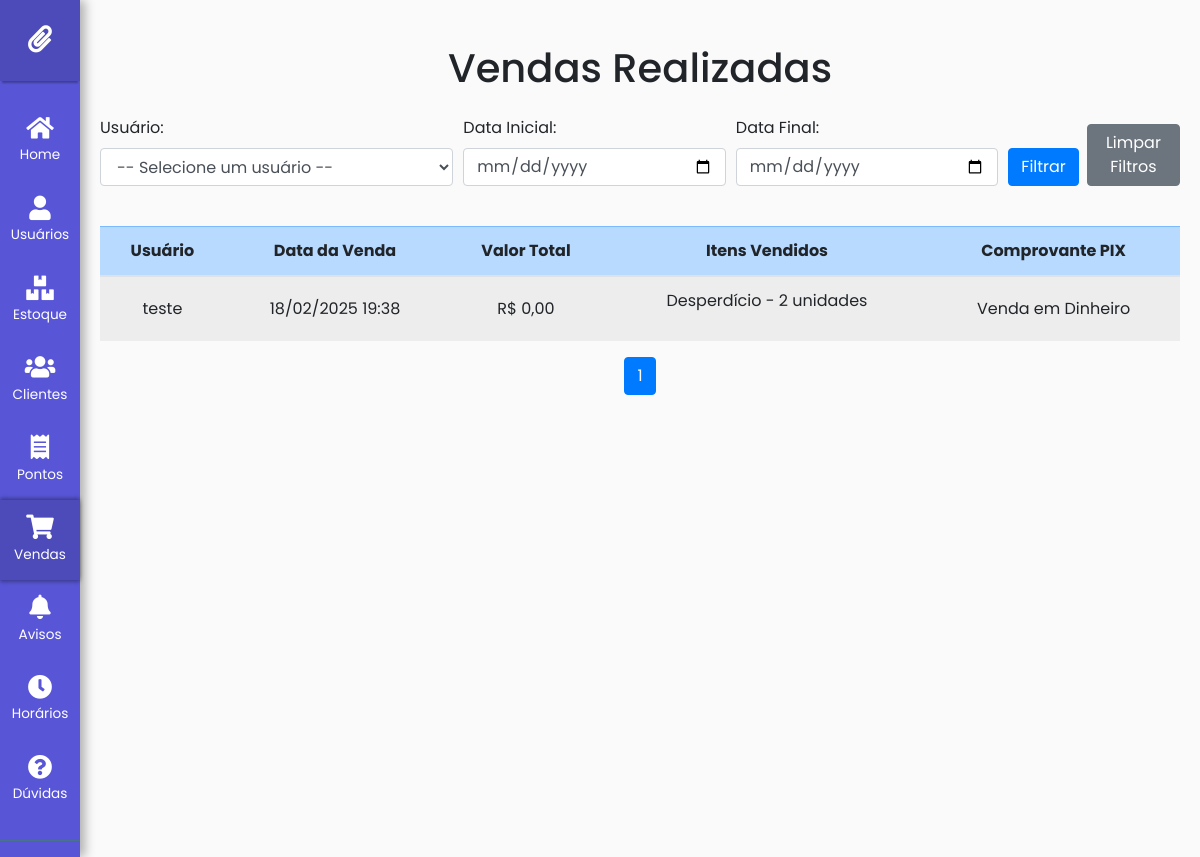
Screenshot of /vendas/ (signed in) with the database file from the repository.
### vendas/models.py (models this page shows, shortened)
class Carrinho(models.Model):
    user = models.ForeignKey(settings.AUTH_USER_MODEL, on_delete=models.CASCADE)  # Atualiza para usar o modelo de usuário configurado
    ativo = models.BooleanField(default=True)
    comprovante_pix = models.ImageField(upload_to='comprovantes_pix/', null=True, blank=True)
    data_venda = models.DateTimeField(null=True, blank=True)  # Data e hora da venda
    valor_total = models.DecimalField(max_digits=10, decimal_places=2, null=True, blank=True)  # Valor total da venda

class ItemCarrinho(models.Model):
    carrinho = models.ForeignKey(Carrinho, related_name='itens', on_delete=models.CASCADE)
    item_estoque = models.ForeignKey(ItemEstoque, on_delete=models.CASCADE)
    quantidade = models.PositiveIntegerField()
    preco_unitario = models.DecimalField(max_digits=10, decimal_places=2)

### core/models.py (models this page shows, shortened)
class CustomUser(AbstractUser):
    is_admin = models.BooleanField(default=False)
    primeiro_acesso = models.BooleanField(default=True)

### estoque/models.py (models this page shows, shortened)
class ItemEstoque(models.Model):
    nome = models.CharField(max_length=100)
    foto = models.ImageField(upload_to='estoque/', null=False, default='path/to/default/image.jpg')  # Definindo uma imagem padrão
    valor = models.DecimalField(max_digits=10, decimal_places=2)
    quantidade = models.IntegerField()
    prioridade = models.BooleanField(default=False)  # Campo de prioridade

### vendas/views.py (the view)
# urls.py: path('', views.vendas_admin, name='vendas-admin'),
@user_passes_test(is_admin)
def vendas_admin(request):
    if 'limpar_filtros' in request.GET:
        return redirect('vendas:vendas-admin')
    data_inicial = request.GET.get('data_inicial', None)
    data_final = request.GET.get('data_final', None)
    usuario = request.GET.get('usuario', None)
    vendas = Carrinho.objects.all()
    if usuario:
        vendas = vendas.filter(user=usuario)
    if data_inicial:
        vendas = vendas.filter(data_venda__gte=data_inicial)
    if data_final:
        vendas = vendas.filter(data_venda__lte=data_final)
    vendas = vendas.order_by('-data_venda')
    paginator = Paginator(vendas, 10)  # Mostra 10 vendas por página
    page_number = request.GET.get('page')
    page_obj = paginator.get_page(page_number)
    usuarios = CustomUser.objects.all()
    return TemplateResponse(request, 'vendas_admin.html', {
        'page_obj': page_obj,
        'usuarios': usuarios,
    })

### core/utils.py (called while the page is built)
def is_admin(user):
    return user.is_staff

### vendas/templates/vendas_admin.html (shortened to what this page needs)
{% extends base_template %}
{% load static %}
{% block body %}
    <div class="container mt-4 vendas-admin-container">
        <h1 class="text-center mb-4">Vendas Realizadas</h1>
        <form method="GET" class="mb-4">
            <div class="form-row">
                <div class="form-group col-md-4">
                    <label for="usuario">Usuário:</label>
                    <select name="usuario" id="usuario" class="form-control">
                        <option value="">-- Selecione um usuário --</option>
                    </select>
                </div>
                <div class="form-group col-md-3">
                    <label for="data_inicial">Data Inicial:</label>
                    <input type="date" id="data_inicial" name="data_inicial" class="form-control" value="{{ request.GET.data_inicial }}">
                </div>
                <div class="form-group col-md-3">
                    <label for="data_final">Data Final:</label>
                    <input type="date" id="data_final" name="data_final" class="form-control" value="{{ request.GET.data_final }}">
                </div>
                <div class="form-group col-md-2 d-flex align-items-end">
                    <button type="submit" class="btn btn-primary mr-2">Filtrar</button>
                    <a href="?limpar_filtros=true" class="btn btn-secondary">Limpar Filtros</a>
                </div>
            </div>
        </form>
        <div class="table-responsive text-center">
            <table class="table table-striped table-hover">
                <thead class="table-primary">
                    <tr>
                        <th>Usuário</th>
                        <th>Data da Venda</th>
                        <th>Valor Total</th>
                        <th>Itens Vendidos</th>
                        <th>Comprovante PIX</th>
                    </tr>
                </thead>
                <tbody>
                    {% for venda in page_obj %}
                        {% if venda.valor_total != None %}
                            <tr>
                                <td class="align-middle">{{ venda.user.username }}</td>
                                <td class="align-middle">{{ venda.data_venda|date:"d/m/Y H:i" }}</td>
                                <td class="align-middle">R$ {{ venda.valor_total }}</td>
                                <td class="align-middle">
                                    <ul class="list-unstyled">
                                        {% for item in venda.itens.all %}
                                            <li>{{ item.item_estoque.nome }} - {{ item.quantidade }} unidades</li>
                                        {% endfor %}
                                    </ul>
                                </td>
                                <td class="align-middle">
                                    {% if venda.comprovante_pix %}
                                        <button
                                            class="btn btn-primary btn-comprovante"
                                            data-toggle="modal"
                                            data-target="#modalComprovante"
                                            data-comprovante="/media/comprovantes_pix/{{ venda.comprovante_pix.name }}">
                                            Ver Comprovante
                                        </button>
                                    {% else %}
                                        Venda em Dinheiro
                                    {% endif %}
                                </td>
                            </tr>
                        {% endif %}
                    {% empty %}
                        <tr>
                            <td colspan="5" class="text-center">Nenhuma venda encontrada.</td>
                        </tr>
                    {% endfor %}
                </tbody>
            </table>
        </div>
        <div class="d-flex justify-content-center">
            <nav aria-label="Page navigation">
                <ul class="pagination">
                    {% for num in page_obj.paginator.page_range %}
                        <li class="page-item {% if page_obj.number == num %}active{% endif %}">
                            <a class="page-link" href="?page={{ num }}">{{ num }}</a>
                        </li>
                    {% endfor %}
                </ul>
            </nav>
        </div>
{% endblock %}

### static/css/base.css (style rules this page uses)
body { font-family: 'Poppins', sans-serif; background: #fafafa; }
a, a:hover, a:focus { color: inherit; text-decoration: none; transition: all 0.3s; }

### rows the page displays
Carrinho: user.username "teste", data_venda "18/02/2025 19:38", valor_total "0,00", comprovante_pix "Venda em Dinheiro"
ItemCarrinho: item_estoque.nome "Desperdício", quantidade "2"

### other values shown
{{ num }} "1"
